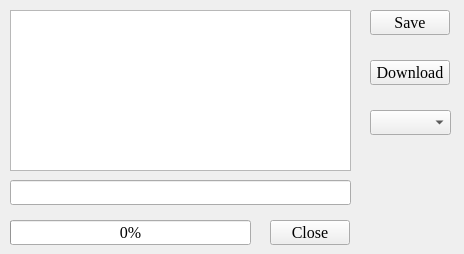
<?xml version="1.0" encoding="UTF-8"?>
<ui version="4.0">
 <class>NetworkAccessManagers</class>
 <widget class="QMainWindow" name="NetworkAccessManagers">
  <property name="geometry">
   <rect>
    <x>0</x>
    <y>0</y>
    <width>464</width>
    <height>254</height>
   </rect>
  </property>
  <property name="font">
   <font>
    <family>Times New Roman</family>
    <pointsize>12</pointsize>
   </font>
  </property>
  <property name="windowTitle">
   <string>NetworkAccessManagers</string>
  </property>
  <widget class="QWidget" name="centralwidget">
   <widget class="QPlainTextEdit" name="plainTextEdit">
    <property name="geometry">
     <rect>
      <x>10</x>
      <y>10</y>
      <width>341</width>
      <height>161</height>
     </rect>
    </property>
   </widget>
   <widget class="QPushButton" name="btn_save">
    <property name="geometry">
     <rect>
      <x>370</x>
      <y>10</y>
      <width>80</width>
      <height>25</height>
     </rect>
    </property>
    <property name="text">
     <string>Save</string>
    </property>
   </widget>
   <widget class="QPushButton" name="btn_download">
    <property name="geometry">
     <rect>
      <x>370</x>
      <y>60</y>
      <width>80</width>
      <height>25</height>
     </rect>
    </property>
    <property name="text">
     <string>Download</string>
    </property>
   </widget>
   <widget class="QPushButton" name="btn_close">
    <property name="geometry">
     <rect>
      <x>270</x>
      <y>220</y>
      <width>80</width>
      <height>25</height>
     </rect>
    </property>
    <property name="text">
     <string>Close</string>
    </property>
   </widget>
   <widget class="QProgressBar" name="progressBar">
    <property name="geometry">
     <rect>
      <x>10</x>
      <y>220</y>
      <width>241</width>
      <height>25</height>
     </rect>
    </property>
    <property name="value">
     <number>0</number>
    </property>
    <property name="alignment">
     <set>Qt::AlignCenter</set>
    </property>
   </widget>
   <widget class="QLineEdit" name="lineEdit">
    <property name="geometry">
     <rect>
      <x>10</x>
      <y>180</y>
      <width>341</width>
      <height>25</height>
     </rect>
    </property>
   </widget>
   <widget class="QComboBox" name="comboBox">
    <property name="geometry">
     <rect>
      <x>370</x>
      <y>110</y>
      <width>81</width>
      <height>25</height>
     </rect>
    </property>
   </widget>
  </widget>
 </widget>
 <resources/>
 <connections/>
</ui>
